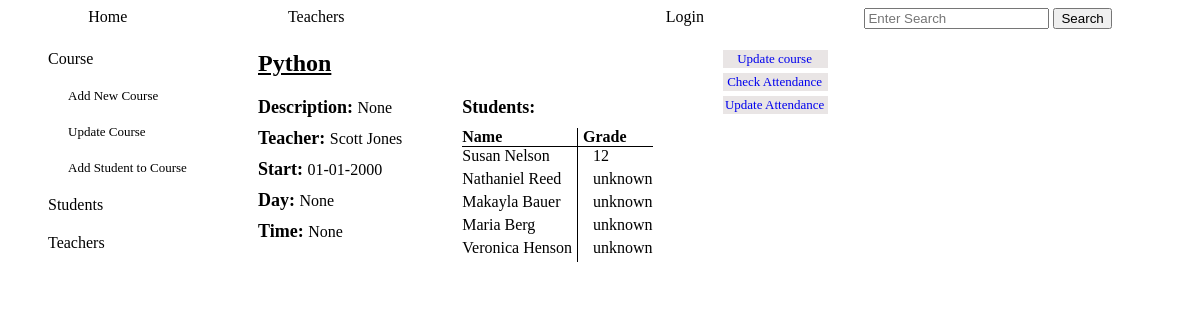
The app's page /course_info/1, older data.
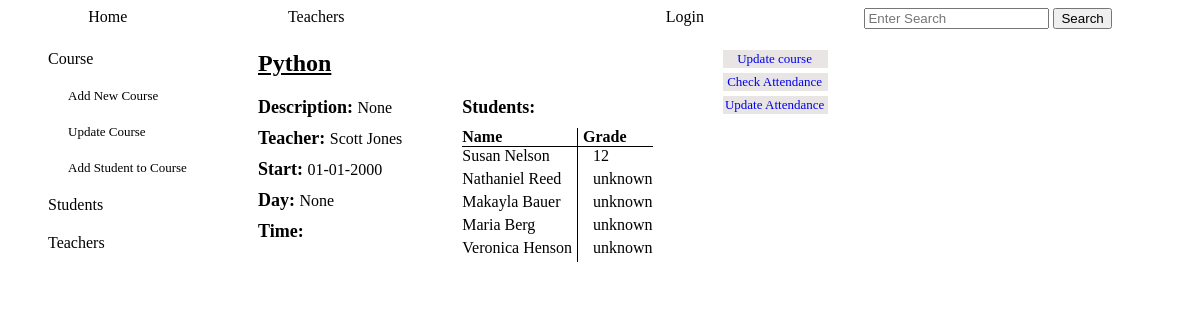
The same page, newer data.
### tables this page shows
CREATE TABLE courses (
        id INTEGER PRIMARY KEY,
        name TEXT NOT NULL,
        description TEXT,
        teacher_id TEXT NOT NULL,
        start TEXT,
        day TEXT,
        time TEXT, 
        FOREIGN KEY (teacher_id) REFERENCES teachers (id)
        );

CREATE TABLE teachers (
        id INTEGER PRIMARY KEY,
        name TEXT NOT NULL,
        email TEXT NOT NULL UNIQUE,
        phone TEXT
        );

CREATE TABLE students (
        id INTEGER PRIMARY KEY,
        name TEXT NOT NULL,
        email TEXT NOT NULL UNIQUE,
        phone TEXT
        );

CREATE TABLE students_courses (
        id INTEGER PRIMARY KEY,
        student_id INTEGER,
        course_id INTEGER,
        grade INTEGER DEFAULT "unknown",
        UNIQUE (student_id, course_id),
        FOREIGN KEY (student_id) REFERENCES students (id),
        FOREIGN KEY (course_id) REFERENCES courses (id)
    );

### app.py (the view)
@app.route('/course_info/<course_id>')
def course_info(course_id):
    log=check_log()
    admin_dict=chek_admin()
    course_dict={}
    course_dict['link1']=['create']
    course_dict['id']=course_id
    course=crud.read_if('*',"courses","id", course_id)
    course=create_courses_objects(course)
    for c in course:
        c.teacher_id=[c.teacher_id, crud.teacher_name(c.teacher_id)]
    course_dict['course']=course
    course_dict['students_title']='Students: '
    course_dict['student_name']='Name'
    course_dict['student_grade']='Grade'
    students=crud.read_if('student_id, grade','students_courses', 'course_id', course_id)
    if len(students)==0:
        course_dict['no_students']='There are no students enrolled to the course'
    else:
        students_names=[]
        for s in students:
            s_g=namedtuple('S_grade', ['id','name','grade'])
            s_g.id=s[0]
            s_g.name=crud.student_name(s[0])
            s_g.grade=s[1]
            students_names.append(s_g)
        course_dict['students']=students_names
        course_dict['no_students']=''
        course_dict['form']=['create']
        dates=crud.read_if('DISTINCT date', 'students_attendance', 'course_id', course_id)
        if len(dates)==0:
            course_dict['no_lesson']='No lesson found in the system'
        else:
            course_dict['link2']=['create']
            course_dict['link3']=['create']
    return render_template ('admin_courses.html', log=log, admin_dict=admin_dict, course_dict=course_dict, course_attend='', attend_update='')

### app.py (called while the page is built)
def check_log(): #check if user is loged in or not
    log_result={}
    if "name" in session:
        link='/logout'
        log='Logout'
        log_result['link']=link
        log_result['log']=log
        return log_result
    else:
        link='/login'
        log='Login'
        log_result['link']=link
        log_result['log']=log
        return log_result

def chek_admin():#chech if user is admin or not
    if "role" in session:
        if session['role']=='admin':
            admin_dict={}
            admin_dict['id']=session['id']
            admin_dict['link']=f"/administrator/{session['id']}"
            admin_dict['word']='Administrator'
            admin_dict['hello']=f"Hello {session['name']}- what do you whant to do?"
            return admin_dict
        else:
            admin_dict=''
            return admin_dict

### crud.py (called while the page is built)
def read_if(column, table, value, condition):
    return query(f"SELECT {column} FROM {table} WHERE {value}='{condition}'")

def student_name(student_id):
    name=read_if('name', 'students', 'id', student_id)
    name=name[0][0]
    return name

def teacher_name(teacher_id):
    name=read_if('name', 'teachers', 'id', teacher_id)
    name=name[0][0]
    return name

### functions.py (called while the page is built)
def create_courses_objects(courses: list):
    courses_objects=[classes.Course(course[0], course[1], course[2], course[3], course[4], course[5], course[6] ) for course in courses]
    for c in courses_objects:
        c.start=f'{c.start[8:]}-{c.start[5:7]}-{c.start[0:4]}'
    return courses_objects

### setup_db.py (called while the page is built)
def query(sql):
    with sqlite3.connect('students.db') as conn:
        cur=conn.cursor()
        cur.execute(sql)
        return cur.fetchall()

### templates/admin_courses.html (shortened to what this page needs)
{% include "admin_nav_courses.html" %}
    <div class="admin_courses_main">
        {% for c in course_dict.course %}
        <div class="main_course_info">
            <div class="info_course_name">{{c.name}}</div>
            <div class="main_course_detail">
                <div class="basic_course_info" >
                    <div class="info_course_description"><span class="title_course">Description: </span>{{c.description}}</div>
                    <div class="info_course_teacher"><span class="title_course">Teacher: </span><a href="/teacher_info/{{c.teacher_id[0]}}">{{c.teacher_id[1]}}</a></div>
                    <div class="info_course_start"><span class="title_course">Start: </span>{{c.start}}</div>
                    <div class="info_course_day"><span class="title_course">Day: </span>{{c.day}}</div>
                    <div class="info_course_time"><span class="title_course">Time: </span>{{c.time}}</div>
                </div>
                <div class="info_course_students">
                    <div class="title_course" style="margin-bottom: 10px;">{{course_dict.students_title}}</div>
                    {% for f in  course_dict.form %}
                    <div class="title_student_name">{{course_dict.student_name}}</div>
                    <div class="title_course_grade">{{course_dict.student_grade}}</div>
                    {% endfor %}
                    <div class="course_student_name">
                        {% for student in course_dict.students %}
                        <div><a href="/student_info/{{student.id}}">{{student.name}}</a></div>
                        {% endfor %}
                    </div>
                    <div class="course_grade">
                        {% for student in course_dict.students %}
                        <div class="">{{student.grade}}</div>
                        {% endfor %}
                    </div>
                    <div class="no_course_students">{{course_dict.no_students}}</div>
                </div>
            </div>
        </div>
        {% endfor %}
    </div>
    <div class="info_more_links">
    {% for l in course_dict.link1 %}
        <a href="/chosen_course/{{course_dict.id}}">Update course</a>
    {% endfor %}
    {% for l in course_dict.link2 %}
        <a href="/attendance_course/{{course_dict.id}}">Check Attendance</a>
    {% endfor %}
    {% for l in course_dict.link3 %}
        <a href="/update_course_attendance/{{course_dict.id}}">Update Attendance</a>
    {% endfor %}
    </div>
</div>

### templates/admin_nav_courses.html (shortened to what this page needs)
{% extends "base.html" %}
{% block content %}
<div class="admin_pages">
    <div class="links">
        <div class="link"><a href="/admin_courses">Course</a></div>
            <div class="more_links">
                <div class="link"><a href="/add_course">Add New Course</a></div>
                <div class="link"><a href="/update_courses">Update Course</a></div>
                <div class="link"><a href="/course_registration">Add Student to Course</a></div>
            </div>
        <div class="link"><a href="/admin_students">Students</a></div>
        <div class="link"><a href="/admin_teachers">Teachers</a></div>
    </div>
{% endblock %}

### templates/base.html
{% include "header.html" %}
{% block content %}
{% endblock %}

### templates/header.html (shortened to what this page needs)
<!DOCTYPE html>
<html lang="en">
<head>
    <link rel="stylesheet" href="../static/style.css">
</head>
<body>
 <div class="navbar">
    <a href="/home">Home</a>
    <a href="/teachers">Teachers</a>
    <a href="{{log.link}}">{{log.log}}</a>
    <form action="/search" method="">
        <input type="text" name="search" placeholder="Enter Search">
        <input type="submit" value="Search">
    </form>
 </div>

### static/style.css (style rules this page uses)
.links { display: flex; flex-direction: column; gap: 20px; margin-left: 20px; grid-column: 1; }
.link>* { text-decoration: none; color: black; }
.more_links { display: flex; flex-direction: column; gap: 20px; margin-left: 20px; font-size:small; width: 120px; }
.navbar { width: 100%; text-decoration: none; display: flex; justify-content: space-around; }
.navbar>* { text-decoration: none; color: black; }
.admin_pages { display: grid; grid-template-columns: max-content max-content max-content; gap: 70px; margin-top: 20px; margin-left: 20px; }
.info_more_links { grid-column: 3; display: flex; flex-direction: column; gap: 5px; }
.info_more_links>a { text-decoration: none; border-width: 0.5px; padding: 1px 3px 1px 2px; background-color: rgb(233, 229, 229); font-size:small; width: 100px; text-align: center; }
.admin_courses_main { grid-column: 2; grid-row: 1; display: flex; }
.main_course_info { display: flex; flex-direction: column; gap: 20px; }
.info_course_name { font-size:x-large; font-weight:bolder; text-decoration: underline; }
.main_course_detail { display: grid; grid-template-columns: max-content max-content; gap:60px; }
.basic_course_info { grid-column: 1; display: flex; flex-direction: column; gap: 10px; }
.title_course { font-size: large; font-weight: bold; }
.info_course_teacher>a { text-decoration: none; color: black; }
.info_course_students { grid-column: 2; display: grid; grid-template-columns: max-content max-content; grid-template-rows: max-content max-content max-content max-content max-content ; }
.title_student_name { grid-column: 1; grid-row: 2; border-bottom: solid black 1px; font-weight: bold; }
.title_course_grade { grid-column: 2; grid-row: 2; padding-left: 5px; border-bottom: solid black 1px; border-left: solid black 1px; font-weight: bold; }
.course_student_name { grid-column: 1; grid-row: 3; padding-right: 5px; }
.course_student_name>div { padding-bottom: 5px; }
.course_student_name>*>a { text-decoration: none; color: black; }
.course_grade { grid-column: 2; grid-row: 3; }
.course_grade>div { border-left: solid black 1px; padding-left: 15px; padding-bottom: 5px; }
.no_course_students { grid-column: 1; grid-row: 2; }

Row changes from the older to the newer data that the page shows:
changed courses "Python": time "None" → (not shown)
